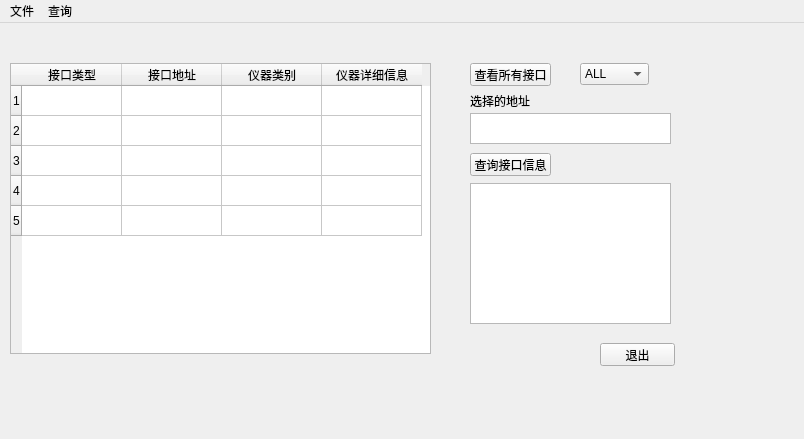
<?xml version="1.0" encoding="UTF-8"?>
<ui version="4.0">
 <class>VisafindMainWindow</class>
 <widget class="QMainWindow" name="VisafindMainWindow">
  <property name="geometry">
   <rect>
    <x>0</x>
    <y>0</y>
    <width>804</width>
    <height>439</height>
   </rect>
  </property>
  <property name="windowTitle">
   <string>仪器发现与配置界面</string>
  </property>
  <widget class="QWidget" name="centralWidget">
   <widget class="QTableWidget" name="visa_find_restab">
    <property name="geometry">
     <rect>
      <x>10</x>
      <y>40</y>
      <width>421</width>
      <height>291</height>
     </rect>
    </property>
    <row>
     <property name="text">
      <string>1</string>
     </property>
    </row>
    <row>
     <property name="text">
      <string>2</string>
     </property>
    </row>
    <row>
     <property name="text">
      <string>3</string>
     </property>
    </row>
    <row>
     <property name="text">
      <string>4</string>
     </property>
    </row>
    <row>
     <property name="text">
      <string>5</string>
     </property>
    </row>
    <column>
     <property name="text">
      <string>接口类型</string>
     </property>
    </column>
    <column>
     <property name="text">
      <string>接口地址</string>
     </property>
    </column>
    <column>
     <property name="text">
      <string>仪器类别</string>
     </property>
    </column>
    <column>
     <property name="text">
      <string>仪器详细信息</string>
     </property>
    </column>
    <item row="0" column="0">
     <property name="text">
      <string/>
     </property>
     <property name="flags">
      <set>ItemIsSelectable|ItemIsDragEnabled|ItemIsDropEnabled|ItemIsUserCheckable|ItemIsEnabled|ItemIsTristate</set>
     </property>
    </item>
   </widget>
   <widget class="QPushButton" name="visa_find_interface">
    <property name="geometry">
     <rect>
      <x>470</x>
      <y>40</y>
      <width>81</width>
      <height>23</height>
     </rect>
    </property>
    <property name="text">
     <string>查看所有接口</string>
    </property>
   </widget>
   <widget class="QComboBox" name="visa_interface_combox">
    <property name="geometry">
     <rect>
      <x>580</x>
      <y>40</y>
      <width>69</width>
      <height>22</height>
     </rect>
    </property>
    <item>
     <property name="text">
      <string>ALL</string>
     </property>
    </item>
    <item>
     <property name="text">
      <string>USB</string>
     </property>
    </item>
    <item>
     <property name="text">
      <string>NET</string>
     </property>
    </item>
    <item>
     <property name="text">
      <string>GPIB</string>
     </property>
    </item>
    <item>
     <property name="text">
      <string>LXI</string>
     </property>
    </item>
   </widget>
   <widget class="QPushButton" name="pushButton">
    <property name="geometry">
     <rect>
      <x>600</x>
      <y>320</y>
      <width>75</width>
      <height>23</height>
     </rect>
    </property>
    <property name="text">
     <string>退出</string>
    </property>
   </widget>
   <widget class="Phonon::VideoPlayer" name="videoPlayer">
    <property name="geometry">
     <rect>
      <x>80</x>
      <y>700</y>
      <width>300</width>
      <height>200</height>
     </rect>
    </property>
   </widget>
   <widget class="QPushButton" name="interinfo_psh">
    <property name="geometry">
     <rect>
      <x>470</x>
      <y>130</y>
      <width>81</width>
      <height>23</height>
     </rect>
    </property>
    <property name="text">
     <string>查询接口信息</string>
    </property>
   </widget>
   <widget class="QTextBrowser" name="interinfo_browser">
    <property name="geometry">
     <rect>
      <x>470</x>
      <y>160</y>
      <width>201</width>
      <height>141</height>
     </rect>
    </property>
   </widget>
   <widget class="QLabel" name="label">
    <property name="geometry">
     <rect>
      <x>470</x>
      <y>70</y>
      <width>61</width>
      <height>16</height>
     </rect>
    </property>
    <property name="text">
     <string>选择的地址</string>
    </property>
   </widget>
   <widget class="QTextBrowser" name="seladd_browser">
    <property name="geometry">
     <rect>
      <x>470</x>
      <y>90</y>
      <width>201</width>
      <height>31</height>
     </rect>
    </property>
   </widget>
  </widget>
  <widget class="QMenuBar" name="menuBar">
   <property name="geometry">
    <rect>
     <x>0</x>
     <y>0</y>
     <width>804</width>
     <height>23</height>
    </rect>
   </property>
   <widget class="QMenu" name="menu">
    <property name="title">
     <string>文件</string>
    </property>
    <addaction name="file_Save_Visa"/>
    <addaction name="file_Save_Ivi"/>
    <addaction name="separator"/>
   </widget>
   <widget class="QMenu" name="menu_2">
    <property name="title">
     <string>查询</string>
    </property>
   </widget>
   <addaction name="menu"/>
   <addaction name="menu_2"/>
  </widget>
  <action name="file_Save_Visa">
   <property name="text">
    <string>保存Visa发现的仪器</string>
   </property>
  </action>
  <action name="file_Save_Ivi">
   <property name="text">
    <string>保存Ivi发现的驱动模块</string>
   </property>
  </action>
 </widget>
 <customwidgets>
  <customwidget>
   <class>Phonon::VideoPlayer</class>
   <extends>QWidget</extends>
   <header location="global">phonon/videoplayer.h</header>
  </customwidget>
 </customwidgets>
 <resources/>
 <connections>
  <connection>
   <sender>pushButton</sender>
   <signal>clicked()</signal>
   <receiver>VisafindMainWindow</receiver>
   <slot>close()</slot>
   <hints>
    <hint type="sourcelabel">
     <x>637</x>
     <y>285</y>
    </hint>
    <hint type="destinationlabel">
     <x>651</x>
     <y>337</y>
    </hint>
   </hints>
  </connection>
 </connections>
</ui>
